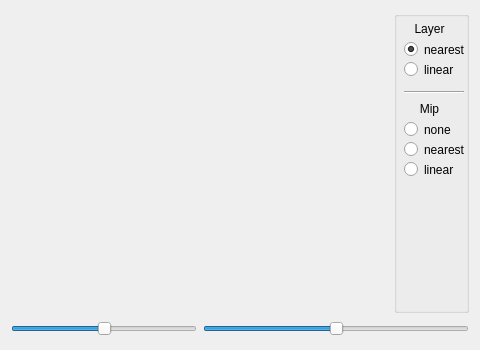
<?xml version="1.0" encoding="UTF-8"?>
<ui version="4.0">
 <class>MainWindow</class>
 <widget class="QMainWindow" name="MainWindow">
  <property name="geometry">
   <rect>
    <x>0</x>
    <y>0</y>
    <width>480</width>
    <height>350</height>
   </rect>
  </property>
  <property name="windowTitle">
   <string>MainWindow</string>
  </property>
  <widget class="QWidget" name="centralWidget">
   <layout class="QGridLayout" name="gridLayout">
    <item row="1" column="2">
     <spacer name="horizontalSpacer">
      <property name="orientation">
       <enum>Qt::Horizontal</enum>
      </property>
      <property name="sizeHint" stdset="0">
       <size>
        <width>40</width>
        <height>20</height>
       </size>
      </property>
     </spacer>
    </item>
    <item row="0" column="1" rowspan="2">
     <spacer name="verticalSpacer">
      <property name="orientation">
       <enum>Qt::Vertical</enum>
      </property>
      <property name="sizeHint" stdset="0">
       <size>
        <width>20</width>
        <height>40</height>
       </size>
      </property>
     </spacer>
    </item>
    <item row="2" column="2" colspan="2">
     <widget class="QSlider" name="cPointSlider">
      <property name="maximumSize">
       <size>
        <width>16777215</width>
        <height>20</height>
       </size>
      </property>
      <property name="minimum">
       <number>-300</number>
      </property>
      <property name="maximum">
       <number>300</number>
      </property>
      <property name="orientation">
       <enum>Qt::Horizontal</enum>
      </property>
     </widget>
    </item>
    <item row="2" column="1">
     <widget class="QSlider" name="fPointSlider">
      <property name="maximumSize">
       <size>
        <width>16777215</width>
        <height>20</height>
       </size>
      </property>
      <property name="minimum">
       <number>-300</number>
      </property>
      <property name="maximum">
       <number>300</number>
      </property>
      <property name="orientation">
       <enum>Qt::Horizontal</enum>
      </property>
     </widget>
    </item>
    <item row="0" column="3" rowspan="2">
     <widget class="QGroupBox" name="layerGroup">
      <property name="minimumSize">
       <size>
        <width>75</width>
        <height>0</height>
       </size>
      </property>
      <property name="title">
       <string/>
      </property>
      <widget class="QRadioButton" name="nearestLayerBtn">
       <property name="geometry">
        <rect>
         <x>10</x>
         <y>30</y>
         <width>82</width>
         <height>17</height>
        </rect>
       </property>
       <property name="text">
        <string>nearest</string>
       </property>
       <property name="checked">
        <bool>true</bool>
       </property>
      </widget>
      <widget class="QRadioButton" name="linearLayerBtn">
       <property name="geometry">
        <rect>
         <x>10</x>
         <y>50</y>
         <width>82</width>
         <height>17</height>
        </rect>
       </property>
       <property name="text">
        <string>linear</string>
       </property>
      </widget>
      <widget class="Line" name="line">
       <property name="geometry">
        <rect>
         <x>10</x>
         <y>80</y>
         <width>60</width>
         <height>3</height>
        </rect>
       </property>
       <property name="sizePolicy">
        <sizepolicy hsizetype="Ignored" vsizetype="Fixed">
         <horstretch>0</horstretch>
         <verstretch>0</verstretch>
        </sizepolicy>
       </property>
       <property name="orientation">
        <enum>Qt::Horizontal</enum>
       </property>
      </widget>
      <widget class="QRadioButton" name="noneMipBtn">
       <property name="geometry">
        <rect>
         <x>10</x>
         <y>110</y>
         <width>82</width>
         <height>17</height>
        </rect>
       </property>
       <property name="text">
        <string>none</string>
       </property>
      </widget>
      <widget class="QRadioButton" name="nearestMipBtn">
       <property name="geometry">
        <rect>
         <x>10</x>
         <y>130</y>
         <width>82</width>
         <height>17</height>
        </rect>
       </property>
       <property name="text">
        <string>nearest</string>
       </property>
      </widget>
      <widget class="QRadioButton" name="linearMipBtn">
       <property name="geometry">
        <rect>
         <x>10</x>
         <y>150</y>
         <width>82</width>
         <height>17</height>
        </rect>
       </property>
       <property name="text">
        <string>linear</string>
       </property>
      </widget>
      <widget class="QLabel" name="label">
       <property name="geometry">
        <rect>
         <x>0</x>
         <y>10</y>
         <width>71</width>
         <height>16</height>
        </rect>
       </property>
       <property name="text">
        <string>Layer</string>
       </property>
       <property name="alignment">
        <set>Qt::AlignCenter</set>
       </property>
      </widget>
      <widget class="QLabel" name="label_2">
       <property name="geometry">
        <rect>
         <x>0</x>
         <y>90</y>
         <width>71</width>
         <height>16</height>
        </rect>
       </property>
       <property name="text">
        <string>Mip</string>
       </property>
       <property name="alignment">
        <set>Qt::AlignCenter</set>
       </property>
      </widget>
     </widget>
    </item>
   </layout>
  </widget>
 </widget>
 <layoutdefault spacing="6" margin="11"/>
 <resources/>
 <connections/>
</ui>
